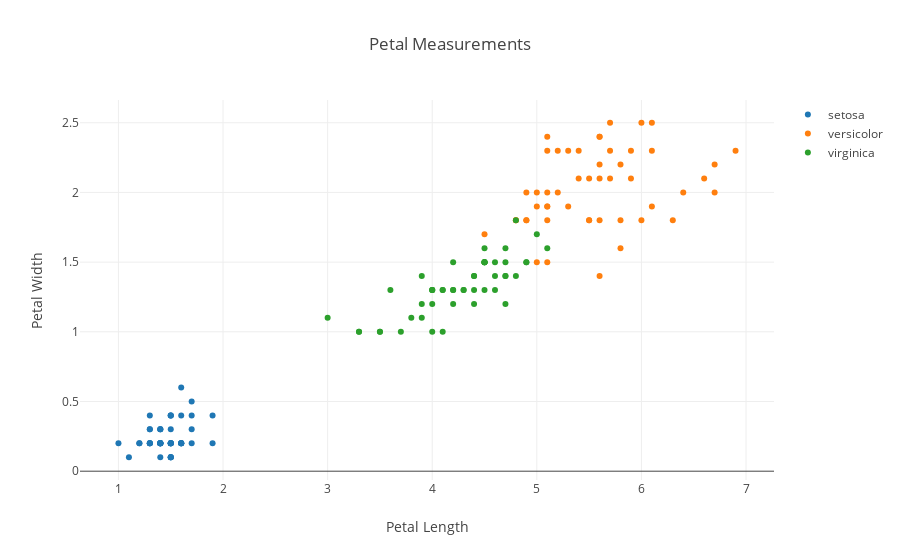

Notebook source saved alongside this figure:
### Code cell
let mut plot = Plot::new();
for i in 0..petal_arr.len_of(Axis(0)) {
    let length = petal_arr.slice(s![i, 0, ..]).to_owned();
    let width = petal_arr.slice(s![i, 1, ..]).to_owned();

    let trace = Scatter::new(length, width)
        .mode(Mode::Markers)
        .name(&species[i]);
    plot.add_trace(trace);
    
    let layout = Layout::new()
        .title(Title::new("Petal Measurements"))
        .x_axis(Axis::new().title(Title::new("Petal Length")))
        .y_axis(Axis::new().title(Title::new("Petal Width")));
    plot.set_layout(layout);
}

plot

### Figure 1 — Plotly figure (JSON) as saved in the notebook; plotly's stock layout.template omitted (floating-point values rounded to 4 significant figures)
{"data": [{"mode": "markers", "name": "setosa", "type": "scatter", "x": [1.4, 1.4, 1.3, 1.5, 1.4, 1.7, 1.4, 1.5, 1.4, 1.5, 1.5, 1.6, 1.4, 1.1, 1.2, 1.5, 1.3, 1.4, 1.7, 1.5, 1.7, 1.5, 1, 1.7, 1.9, 1.6, 1.6, 1.5, 1.4, 1.6, 1.6, 1.5, 1.5, 1.4, 1.5, 1.2, 1.3, 1.5, 1.3, 1.5, 1.3, 1.3, 1.3, 1.6, 1.9, 1.4, 1.6, 1.4, 1.5, 1.4], "y": [0.2, 0.2, 0.2, 0.2, 0.2, 0.4, 0.3, 0.2, 0.2, 0.1, 0.2, 0.2, 0.1, 0.1, 0.2, 0.4, 0.4, 0.3, 0.3, 0.3, 0.2, 0.4, 0.2, 0.5, 0.2, 0.2, 0.4, 0.2, 0.2, 0.2, 0.2, 0.4, 0.1, 0.2, 0.1, 0.2, 0.2, 0.1, 0.2, 0.2, 0.3, 0.3, 0.2, 0.6, 0.4, 0.3, 0.2, 0.2, 0.2, 0.2]}, {"mode": "markers", "name": "versicolor", "type": "scatter", "x": [6, 5.1, 5.9, 5.6, 5.8, 6.6, 4.5, 6.3, 5.8, 6.1, 5.1, 5.3, 5.5, 5, 5.1, 5.3, 5.5, 6.7, 6.9, 5, 5.7, 4.9, 6.7, 4.9, 5.7, 6, 4.8, 4.9, 5.6, 5.8, 6.1, 6.4, 5.6, 5.1, 5.6, 6.1, 5.6, 5.5, 4.8, 5.4, 5.6, 5.1, 5.1, 5.9, 5.7, 5.2, 5, 5.2, 5.4, 5.1], "y": [2.5, 1.9, 2.1, 1.8, 2.2, 2.1, 1.7, 1.8, 1.8, 2.5, 2, 1.9, 2.1, 2, 2.4, 2.3, 1.8, 2.2, 2.3, 1.5, 2.3, 2, 2, 1.8, 2.1, 1.8, 1.8, 1.8, 2.1, 1.6, 1.9, 2, 2.2, 1.5, 1.4, 2.3, 2.4, 1.8, 1.8, 2.1, 2.4, 2.3, 1.9, 2.3, 2.5, 2.3, 1.9, 2, 2.3, 1.8]}, {"mode": "markers", "name": "virginica", "type": "scatter", "x": [4.7, 4.5, 4.9, 4, 4.6, 4.5, 4.7, 3.3, 4.6, 3.9, 3.5, 4.2, 4, 4.7, 3.6, 4.4, 4.5, 4.1, 4.5, 3.9, 4.8, 4, 4.9, 4.7, 4.3, 4.4, 4.8, 5, 4.5, 3.5, 3.8, 3.7, 3.9, 5.1, 4.5, 4.5, 4.7, 4.4, 4.1, 4, 4.4, 4.6, 4, 3.3, 4.2, 4.2, 4.2, 4.3, 3, 4.1], "y": [1.4, 1.5, 1.5, 1.3, 1.5, 1.3, 1.6, 1, 1.3, 1.4, 1, 1.5, 1, 1.4, 1.3, 1.4, 1.5, 1, 1.5, 1.1, 1.8, 1.3, 1.5, 1.2, 1.3, 1.4, 1.4, 1.7, 1.5, 1, 1.1, 1, 1.2, 1.6, 1.5, 1.6, 1.5, 1.3, 1.3, 1.3, 1.2, 1.4, 1.2, 1, 1.3, 1.2, 1.3, 1.3, 1.1, 1.3]}], "layout": {"autosize": true, "title": {"text": "Petal Measurements"}, "xaxis": {"autorange": true, "range": [0.6304, 7.27], "title": {"text": "Petal Length"}, "type": "linear"}, "yaxis": {"autorange": true, "range": [-0.09806, 2.698], "title": {"text": "Petal Width"}, "type": "linear"}}}
